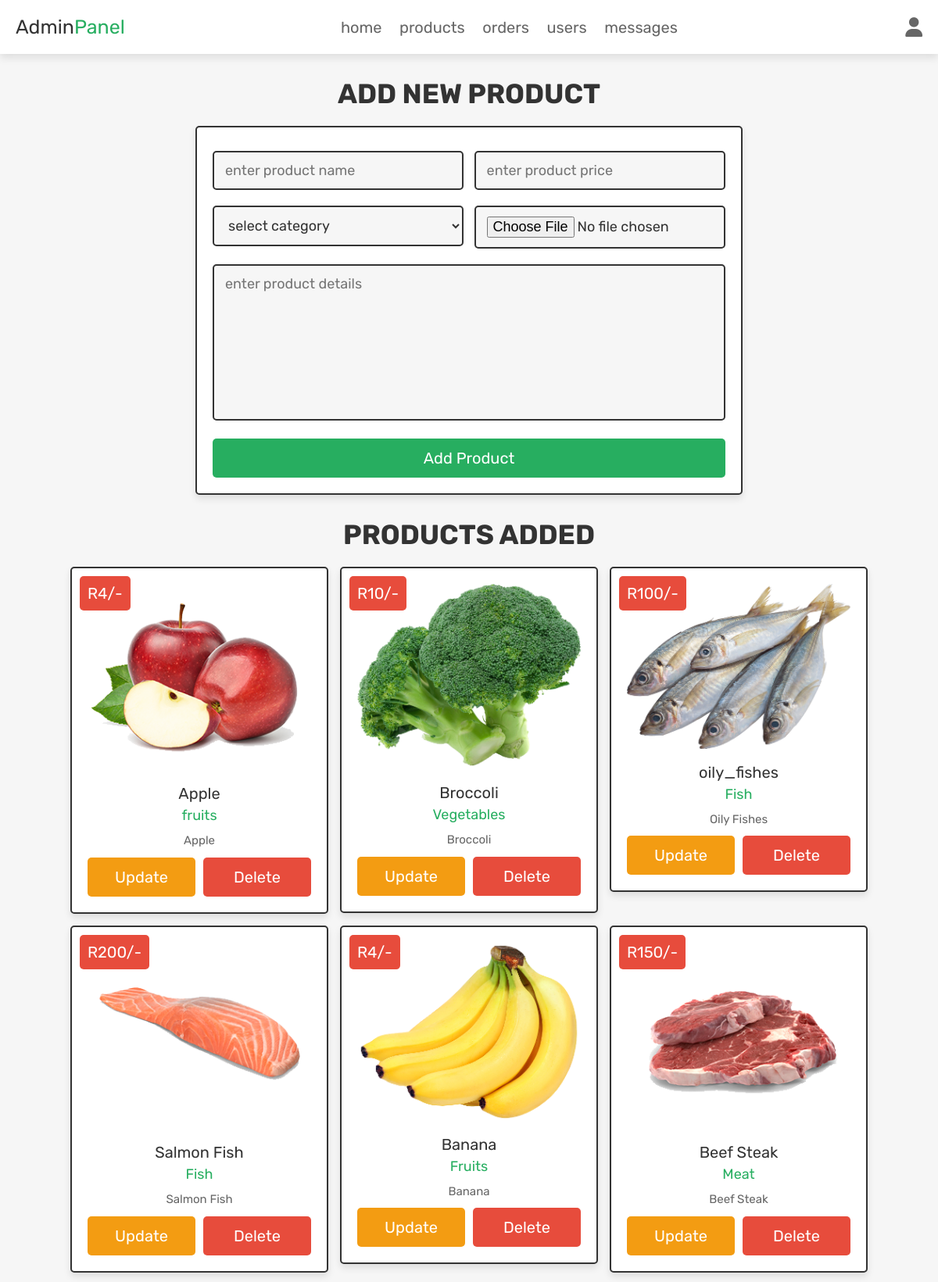
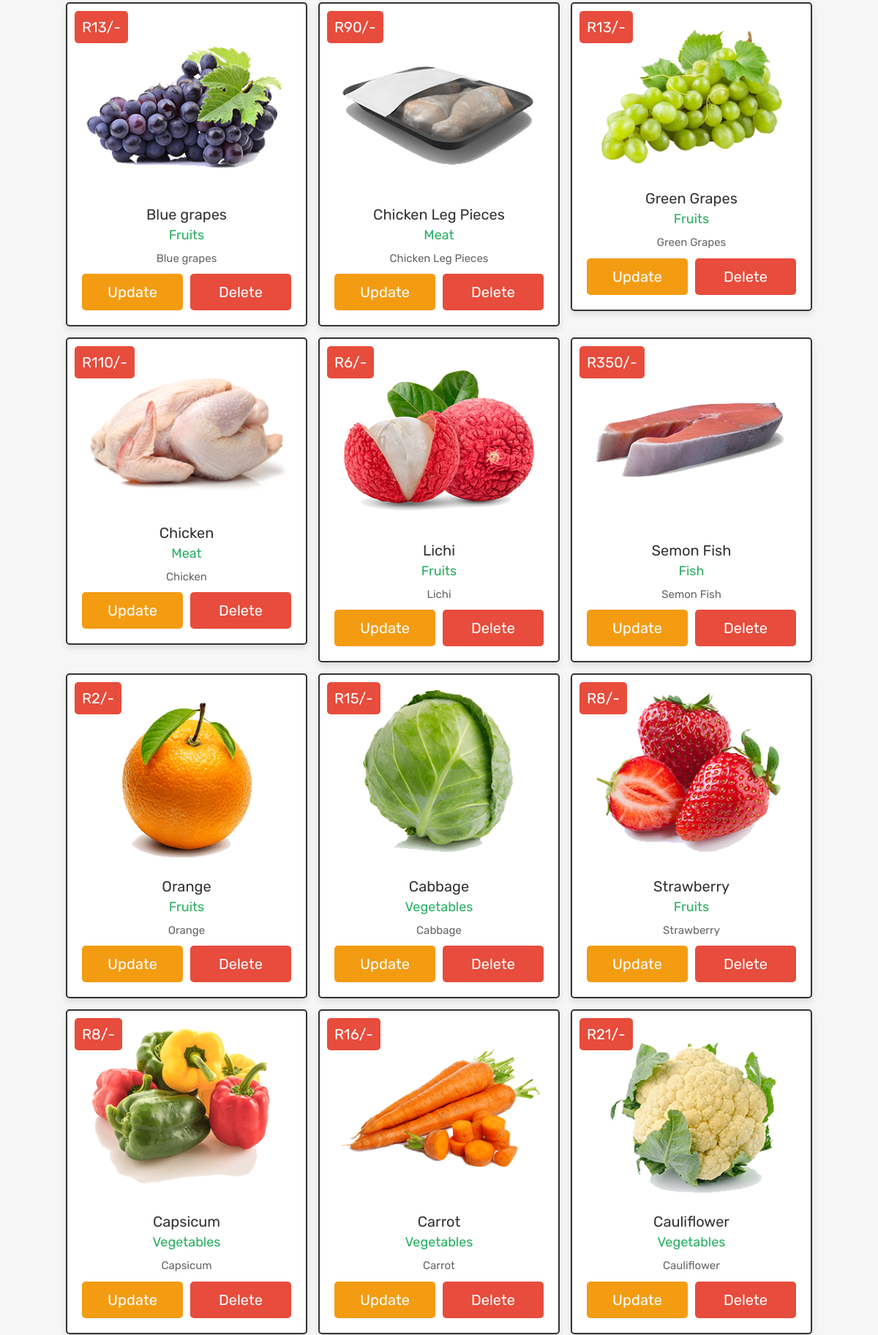
The app's page /admin_products.php (signed in, upper part) with its own data (2 pictures, top to bottom).
### tables this page shows
CREATE TABLE `products` (
  `id` int(100) NOT NULL,
  `name` varchar(100) NOT NULL,
  `category` varchar(20) NOT NULL,
  `details` varchar(500) NOT NULL,
  `price` int(100) NOT NULL,
  `image` varchar(500) NOT NULL
);

### admin_products.php (the view, shortened to what this page needs)
<?php
@include 'config.php';
?>
<!DOCTYPE html>
<html lang="en">
<head>
   <link rel="stylesheet" href="https://cdnjs.cloudflare.com/ajax/libs/font-awesome/6.1.1/css/all.min.css">
   <link rel="stylesheet" href="css/admin_style.css">
</head>
<body>
<?php include 'admin_header.php'; ?>
<section class="add-products">
   <h1 class="title">add new product</h1>
   <form action="" method="POST" enctype="multipart/form-data">
      <div class="flex">
         <div class="inputBox">
         <input type="text" name="name" class="box" required placeholder="enter product name">
         <select name="category" class="box" required>
            <option value="" selected disabled>select category</option>
         </select>
         </div>
         <div class="inputBox">
         <input type="number" min="0" name="price" class="box" required placeholder="enter product price">
         <input type="file" name="image" required class="box" accept="image/jpg, image/jpeg, image/png">
         </div>
      </div>
      <textarea name="details" class="box" required placeholder="enter product details" cols="30" rows="10"></textarea>
      <input type="submit" class="btn" value="add product" name="add_product">
   </form>
</section>
<section class="show-products">
   <h1 class="title">products added</h1>
   <div class="box-container">
   <?php
      $show_products = $conn->prepare("SELECT * FROM `products`");
      $show_products->execute();
      if($show_products->rowCount() > 0){
         while($fetch_products = $show_products->fetch(PDO::FETCH_ASSOC)){
   ?>
   <div class="box">
      <div class="price">R<?= $fetch_products['price']; ?>/-</div>
      <img src="uploaded_img/<?= $fetch_products['image']; ?>" alt="">
      <div class="name"><?= $fetch_products['name']; ?></div>
      <div class="cat"><?= $fetch_products['category']; ?></div>
      <div class="details"><?= $fetch_products['details']; ?></div>
      <div class="flex-btn">
         <a href="admin_update_product.php?update=<?= $fetch_products['id']; ?>" class="option-btn">update</a>
         <a href="admin_products.php?delete=<?= $fetch_products['id']; ?>" class="delete-btn" onclick="return confirm('delete this product?');">delete</a>
      </div>
   </div>
   <?php
      }
   }else{
      echo '<p class="empty">now products added yet!</p>';
   }
   ?>
   </div>
</section>
</body>
</html>

### css/admin_style.css (style rules this page uses)
.add-products form { max-width: 70rem; padding:2rem; margin:0 auto; text-align: center; border:var(--border); box-shadow: var(--box-shadow); background-color: var(--white); border-radius: .5rem; }
.add-products form .flex { display: flex; justify-content: space-between; flex-wrap: wrap; }
.add-products form .flex .inputBox { width: 49%; }
.add-products form .box { width: 100%; margin:1rem 0; padding:1.2rem 1.4rem; font-size: 1.8rem; color:var(--black); border-radius: .5rem; background-color: var(--light-bg); border:var(--border); }
.add-products form textarea { height: 20rem; resize: none; }
.show-products { padding-top: 0; }
.show-products .box-container { display: grid; grid-template-columns: repeat(auto-fit, 33rem); gap:1.5rem; align-items: flex-start; justify-content:center; }
.show-products .box-container .box { text-align: center; border:var(--border); box-shadow: var(--box-shadow); background-color: var(--white); border-radius: .5rem; padding:2rem; position: relative; }
.show-products .box-container .box .price { position: absolute; top:1rem; left:1rem; padding:1rem; font-size: 2rem; color:var(--white); background-color: var(--red); border-radius: .5rem; }
.show-products .box-container .box img { width: 100%; margin-bottom: 1rem; }
.show-products .box-container .box .name { margin:.5rem 0; font-size: 2rem; color:var(--black); }
.show-products .box-container .box .cat { font-size: 1.8rem; color:var(--green); }
.show-products .box-container .box .details { padding-top: 1rem; font-size: 1.5rem; line-height: 1.5; color:var(--light-color); }

### css/components.css (style rules this page uses)
:root { --green:#27ae60; --orange:#f39c12; --red:#e74c3c; --black:#333; --light-color:#666; --white:#fff; --light-bg:#f6f6f6; --border:.2rem solid var(--black); --box-shadow:0 .5rem 1rem rgba(0,0,0,.1); }
* { font-family: 'Rubik', sans-serif; margin:0; padding:0; box-sizing: border-box; outline: none; border:none; text-decoration: none; color:var(--black); }
body { background-color: var(--light-bg); }
html { font-size: 62.5%; overflow-x: hidden; scroll-behavior: smooth; scroll-padding-top: 6.5rem; }
section { padding:3rem 2rem; max-width: 1200px; margin:0 auto; }
.btn, .delete-btn, .option-btn { display: block; width: 100%; margin-top: 1rem; border-radius: .5rem; color:var(--white); font-size: 2rem; padding:1.3rem 3rem; text-transform: capitalize; cursor: pointer; text-align: center; }
.btn { background-color: var(--green); }
.delete-btn { background-color: var(--red); }
.option-btn { background-color: var(--orange); }
.flex-btn { display: flex; flex-wrap: wrap; gap:1rem; }
.flex-btn > * { flex:1; }
.title { text-align: center; margin-bottom: 2rem; text-transform: uppercase; color:var(--black); font-size: 3.5rem; }

### records on screen
products: price "4", image (picture), name "Apple", category "fruits", details "Apple"
products: price "10", image (picture), name "Broccoli", category "Vegetables", details "Broccoli"
products: price "100", image (picture), name "oily_fishes", category "Fish", details "Oily Fishes"
products: price "200", image (picture), name "Salmon Fish", category "Fish", details "Salmon Fish"
products: price "4", image (picture), name "Banana", category "Fruits", details "Banana"
products: price "150", image (picture), name "Beef Steak", category "Meat", details "Beef Steak"
products: price "13", image (picture), name "Blue grapes", category "Fruits", details "Blue grapes"
products: price "90", image (picture), name "Chicken Leg Pieces", category "Meat", details "Chicken Leg Pieces"
products: price "13", image (picture), name "Green Grapes", category "Fruits", details "Green Grapes"
products: price "110", image (picture), name "Chicken", category "Meat", details "Chicken"
products: price "6", image (picture), name "Lichi", category "Fruits", details "Lichi"
products: price "350", image (picture), name "Semon Fish", category "Fish", details "Semon Fish"
products: price "2", image (picture), name "Orange", category "Fruits", details "Orange"
products: price "15", image (picture), name "Cabbage", category "Vegetables", details "Cabbage"
products: price "8", image (picture), name "Strawberry", category "Fruits", details "Strawberry"
products: price "8", image (picture), name "Capsicum", category "Vegetables", details "Capsicum"
products: price "16", image (picture), name "Carrot", category "Vegetables", details "Carrot"
products: price "21", image (picture), name "Cauliflower", category "Vegetables", details "Cauliflower"
